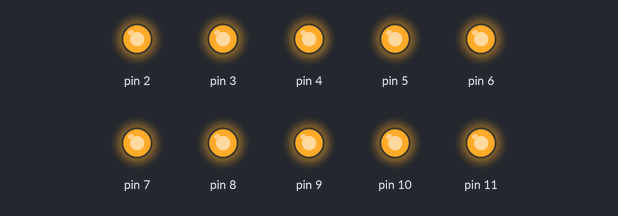
Recording of a sketch running on a simulated Arduino Uno, built with avr-gcc and run on an emulated ATmega328P. On the bench: output pins drawn as LEDs (lit = HIGH).

Above: at 0.2 s.
At 1.7 s:
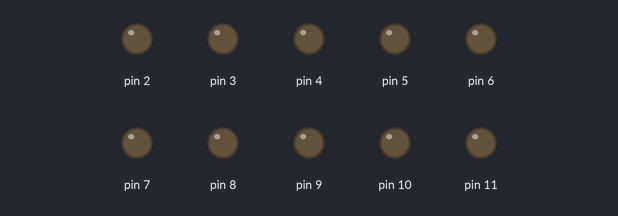
Timing chart, 0 to 3.0 s (numbered marks = the images above):
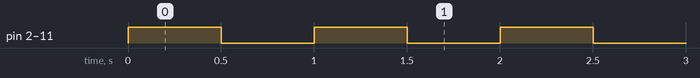

Measured:
- by itself, pin 2–11: alternates HIGH for 0.50 s and LOW for 0.50 s

The sketch:

test_luxmeter_blink.ino
```cpp
void setup() {
pinMode(2,OUTPUT);
pinMode(2,OUTPUT);
pinMode(3,OUTPUT);
pinMode(4,OUTPUT);
pinMode(5,OUTPUT);
pinMode(6,OUTPUT);
pinMode(7,OUTPUT);
pinMode(8,OUTPUT);
pinMode(9,OUTPUT);
pinMode(10,OUTPUT);
pinMode(11,OUTPUT);
}
void loop() {
  digitalWrite(2,HIGH);
  digitalWrite(3,HIGH);
  digitalWrite(4,HIGH);
  digitalWrite(5,HIGH);
  digitalWrite(6,HIGH);
  digitalWrite(7,HIGH);
  digitalWrite(8,HIGH);
  digitalWrite(9,HIGH);
  digitalWrite(10,HIGH);
  digitalWrite(11,HIGH);
  delay(500);
  digitalWrite(2,LOW);
  digitalWrite(3,LOW);
  digitalWrite(4,LOW);
  digitalWrite(5,LOW);
  digitalWrite(6,LOW);
  digitalWrite(7,LOW);
  digitalWrite(8,LOW);
  digitalWrite(9,LOW);
  digitalWrite(10,LOW);
  digitalWrite(11,LOW);
  delay(500);

}
```
